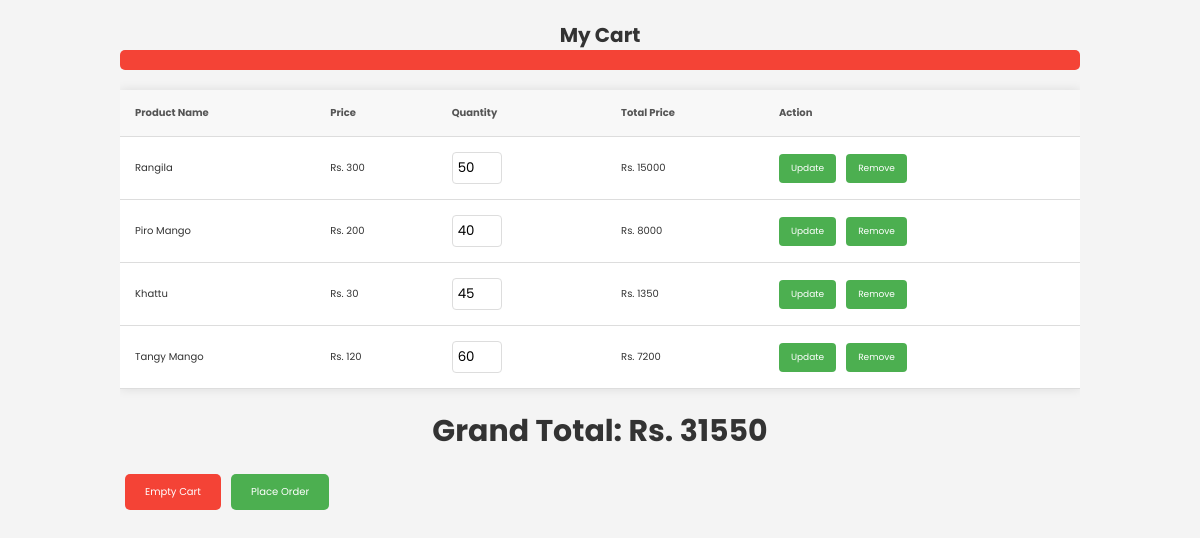
The app's page /mycart.php with its own data.
### tables this page shows
CREATE TABLE `cart` (
  `Id` int(100) NOT NULL,
  `Name` varchar(100) NOT NULL,
  `Price` int(20) NOT NULL,
  `Quantity` int(20) NOT NULL,
  `user_id` int(11) DEFAULT NULL
);

### mycart.php (the view, shortened to what this page needs)
<?php
include 'adminconn.php';
$query = "SELECT * FROM cart";
$result = mysqli_query($conn, $query);
?>
<!DOCTYPE html>
<html>
<head>
    <link rel="stylesheet" href="style.css">
    <link rel="stylesheet" href="cart.css">
</head>
<body>
    <div class="container">
        <h1>My Cart</h1>
        <div class="error-msg">
        </div>
        <?php
        if (mysqli_num_rows($result) > 0) {
            echo '<table>';
            echo '<tr><th>Product Name</th><th>Price</th><th>Quantity</th><th>Total Price</th><th>Action</th></tr>';
            while ($row = mysqli_fetch_assoc($result)) {
                $total_price = $row['Price'] * $row['Quantity'];
                echo '<tr>';
                echo '<td>' . htmlspecialchars($row['Name']) . '</td>';
                echo '<td>Rs. ' . htmlspecialchars($row['Price']) . '</td>';
                echo '<form method="POST" action="">';
                echo '<td>';
                echo '<input type="number" name="quantity" value="' . htmlspecialchars($row['Quantity']) . '" min="1" max="' . $row['Quantity'] . '">';
                echo '</td>';
                echo '<td>Rs. ' . $total_price . '</td>';
                echo '<td>';
                echo '<input type="submit" name="update_quantity" value="Update">';
                echo '<input type="submit" name="remove_product" value="Remove">';
                echo '</td>';
                echo '</form>';
                echo '</tr>';
            }
            echo '</table>';
            $grand_total_query = "SELECT SUM(Price * Quantity) as GrandTotal FROM cart";
            $grand_total_result = mysqli_query($conn, $grand_total_query);
            $grand_total_row = mysqli_fetch_assoc($grand_total_result);
            echo '<h3>Grand Total: Rs. ' . $grand_total_row['GrandTotal'] . '</h3>';
            echo '<form method="POST" action="" class="cart-actions">';
            echo '<input type="submit" name="empty_cart" value="Empty Cart" class="action-btn empty-cart">';
            echo '<input type="submit" name="place_order" value="Place Order" class="action-btn place-order">';
            echo '</form>';
        } else {
            echo '<p>Your cart is empty.</p>';
        }
        ?>
    </div>
</body>
</html>

### style.css (style rules this page uses)
:root { --orange:#ff7800; --black:#130f40; --light-color:#666; --box-shadow:0 .5rem 1.5rem rgba(0,0,0,.1); --border:.2rem solid rgba(0,0,0,.1); --outline:.1rem solid rgba(0,0,0,.1); --outline-hover:.2rem solid var(--black); --maroon:#8B0000; }
* { font-family: 'Poppins',sans-serif; margin: 0;padding: 0; box-sizing:border-box ; outline: none;border: none; text-decoration: none; text-transform: capitalize; transition: all .2s linear; }
html { font-size: 62.5%; overflow-x: hidden; scroll-behavior: smooth; scroll-padding-top: 7rem; }
body { background: #eee; }
input[type="submit"], .action-btn { padding: 8px 12px; background-color: var(--maroon); color:#fff; border: none; border-radius: 4px; cursor: pointer; font-size: 0.9em; margin-right: 10px; }

### cart.css (style rules this page uses)
body { font-family: Arial, sans-serif; margin: 0; padding: 0; background-color: #f4f4f4; color: #333; }
.container { width: 80%; margin: auto; overflow: hidden; }
h1 { text-align: center; color: #333; margin-top: 20px; font-size: 2em; }
table { width: 100%; margin: 20px 0; border-collapse: collapse; background-color: #fff; box-shadow: 0 0 10px rgba(0, 0, 0, 0.1); }
th, td { padding: 15px; text-align: left; border-bottom: 1px solid #ddd; }
th { background-color: #f8f8f8; color: #555; }
form { display: inline-block; }
input[type="number"] { width: 50px; padding: 5px; margin-right: 10px; border: 1px solid #ddd; border-radius: 4px; }
input[type="submit"], .action-btn { padding: 8px 12px; background-color: #4CAF50; color: white; border: none; border-radius: 4px; cursor: pointer; font-size: 0.9em; margin-right: 10px; }
.action-btn.empty-cart { background-color: #f44336; }
.action-btn.place-order { background-color: #4CAF50; }
h3 { text-align: center; color: #333; margin-top: 20px; font-size: 3rem; }
.error-msg { margin-bottom: 20px; padding: 10px; background-color: #f44336; color: white; border-radius: 5px; font-size: 14px; text-align: center; }
.cart-actions { text-align: right; margin-top: 20px; }
.cart-actions .action-btn { padding: 10px 20px; font-size: 1em; margin: 0 5px; border-radius: 5px; cursor: pointer; }
.cart-actions .action-btn.empty-cart { background-color: #f44336; }
.cart-actions .action-btn.place-order { background-color: #4CAF50; }

### records on screen
cart: Name "Rangila", Price "300", quantity "50", total_price "15000"
cart: Name "Piro Mango", Price "200", quantity "40", total_price "8000"
cart: Name "Khattu", Price "30", quantity "45", total_price "1350"
cart: Name "Tangy Mango", Price "120", quantity "60", total_price "7200"

### other values on screen
$grand_total_row['GrandTotal'] "31550"
